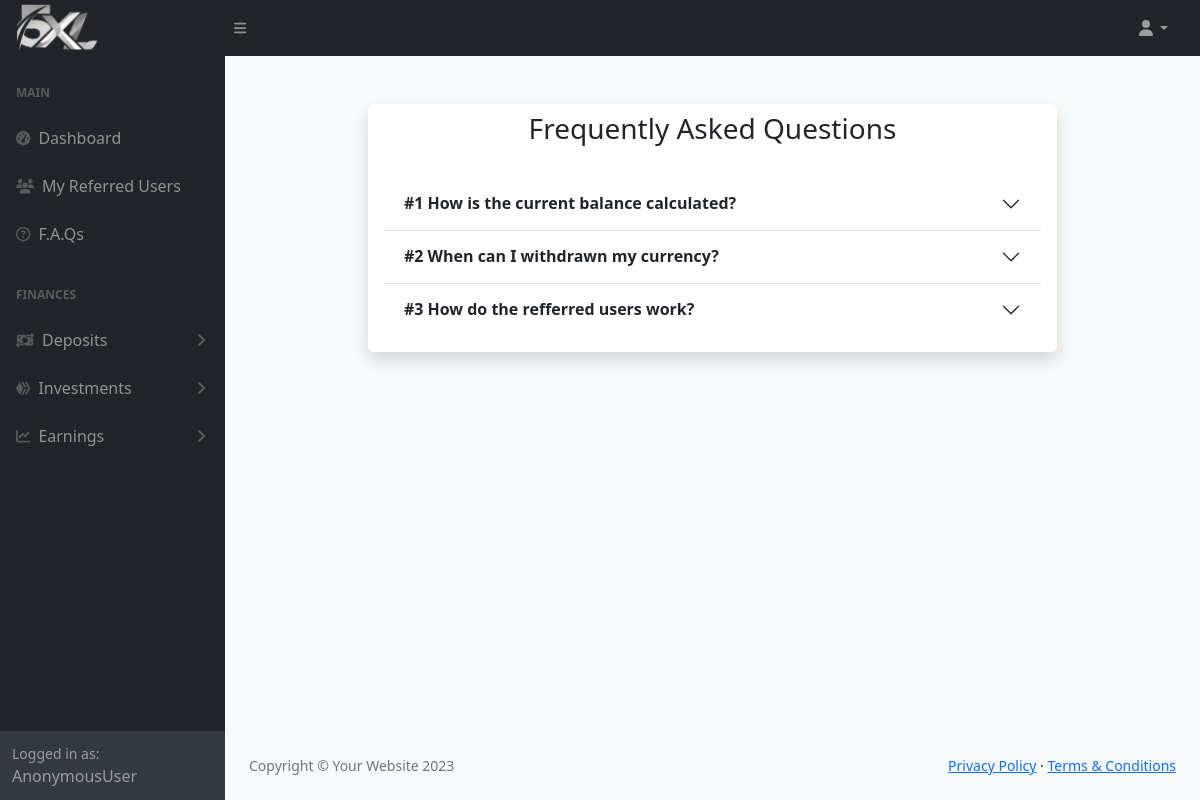
/frequentlyaskedquestions/, run on the app's committed database.
### myapp/models.py (models this page shows, shortened)
class FrequentlyAskedQuestions(models.Model):
    question = models.CharField(max_length=100, default='')
    answer = models.TextField(default='')

### myapp/views.py (the view)
# urls.py: path('frequentlyaskedquestions/', views.frequentlyAskedQuestions, name='faqs'),
def frequentlyAskedQuestions(request):
    faqs = FrequentlyAskedQuestions.objects.all()
    return render(request, "FAQ.html", {"faqs": faqs})

### myapp/templates/FAQ.html (shortened to what this page needs)
{% extends "layout.html" %}
{% block content %}
<main>
    <div class="container-fluid px-4">
        <div class="row justify-content-center">
            <div class="col-lg-9 col-md-6">
                <div class="card border-0 shadow mt-5">
                    <div class="card-header border-0 bg-transparent text-center">
                        <h3 class="">Frequently Asked Questions</h3>
                    </div>
                    <div class="card-body">
                        <div class="accordion accordion-flush" id="accordionFlushExample">
                            {% for faq in faqs %}
                            <div class="accordion-item">
                                <h2 class="accordion-header" id="flush-{{forloop.counter}}">
                                    <button class="accordion-button collapsed fw-bold" type="button" data-bs-toggle="collapse"
                                        data-bs-target="#flush-collapse{{forloop.counter}}" aria-expanded="false"
                                        aria-controls="flush-collapse{{forloop.counter}}">
                                        #{{forloop.counter}} {{ faq.question }}
                                    </button>
                                </h2>
                            </div>
                            {% endfor %}
                        </div>
                    </div>
                </div>
            </div>
        </div>
    </div>
</main>
{% endblock %}

### data on the page
FrequentlyAskedQuestions: question "How is the current balance calculated?"
FrequentlyAskedQuestions: question "When can I withdrawn my currency?"
FrequentlyAskedQuestions: question "How do the refferred users work?"

### other printed values
{{ user }} "AnonymousUser"
